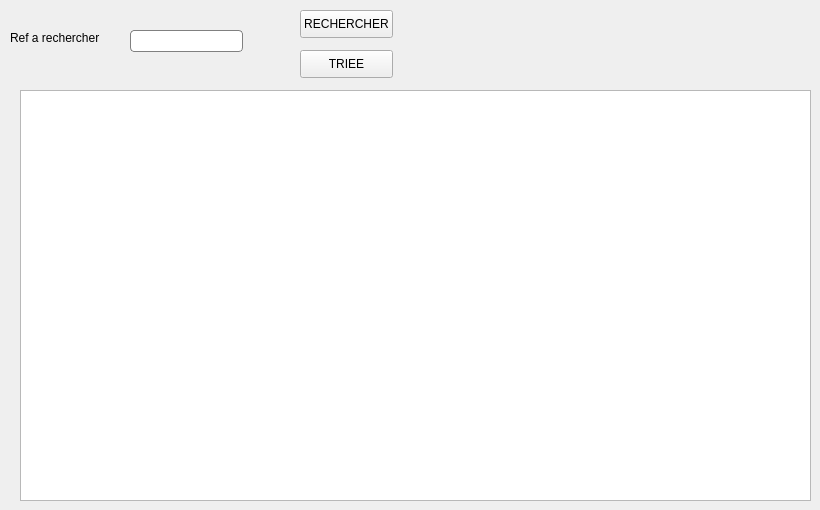
        <widget class="QWidget" name="tab_15">
         <attribute name="title">
          <string>Afficher point de vente</string>
         </attribute>
         <widget class="QTableView" name="tabpoint">
          <property name="geometry">
           <rect>
            <x>20</x>
            <y>90</y>
            <width>791</width>
            <height>411</height>
           </rect>
          </property>
         </widget>
         <widget class="QLabel" name="label_26">
          <property name="geometry">
           <rect>
            <x>10</x>
            <y>30</y>
            <width>121</width>
            <height>16</height>
           </rect>
          </property>
          <property name="text">
           <string>Ref a rechercher</string>
          </property>
         </widget>
         <widget class="QPushButton" name="rech_p">
          <property name="geometry">
           <rect>
            <x>300</x>
            <y>10</y>
            <width>93</width>
            <height>28</height>
           </rect>
          </property>
          <property name="text">
           <string>RECHERCHER</string>
          </property>
         </widget>
         <widget class="QPushButton" name="trie_p">
          <property name="geometry">
           <rect>
            <x>300</x>
            <y>50</y>
            <width>93</width>
            <height>28</height>
           </rect>
          </property>
          <property name="text">
           <string>TRIEE</string>
          </property>
         </widget>
         <widget class="QLineEdit" name="ref_cher_p">
          <property name="geometry">
           <rect>
            <x>130</x>
            <y>30</y>
            <width>113</width>
            <height>22</height>
           </rect>
          </property>
          <property name="styleSheet">
           <string notr="true">QLineEdit {
padding: 1px;
border-style: solid;
border: 1px solid grey;
background:white;
border-radius: 4px;
}</string>
          </property>
         </widget>
        </widget>
